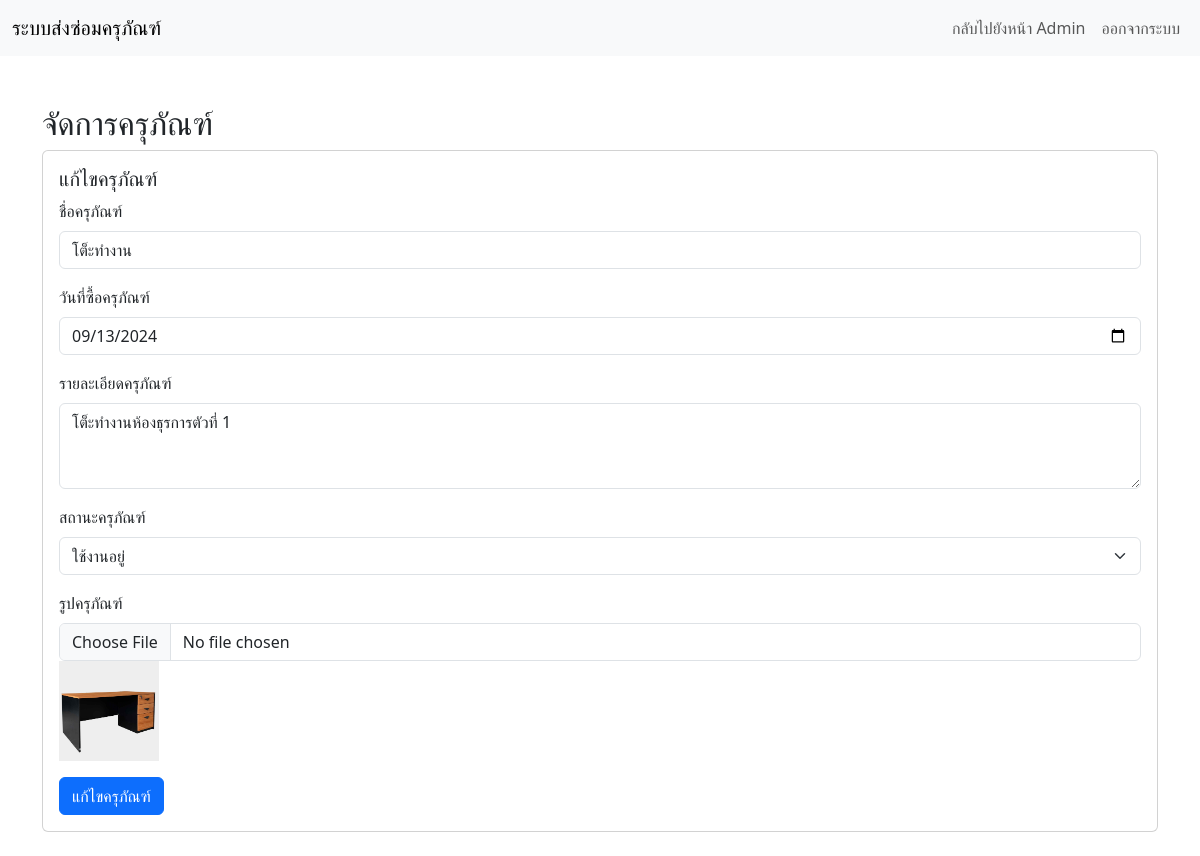
Screenshot of /edit_equipment.php?id=1 with the database file from the repository.
### tables this page shows
CREATE TABLE `equipment` (
  `id` int(11) NOT NULL,
  `name` varchar(100) NOT NULL,
  `description` text DEFAULT NULL,
  `purchase_date` date DEFAULT NULL,
  `status` int(5) NOT NULL,
  `created_at` timestamp NOT NULL DEFAULT current_timestamp(),
  `image` longtext NOT NULL,
  `bib` varchar(255) NOT NULL
);

### edit_equipment.php (the view, shortened to what this page needs)
<?php
require_once 'connect.php';
$equipment_id = $_GET['id'];
$sql = "SELECT * FROM equipment WHERE id = $equipment_id";
$result = $conn->query($sql);
$equipment = $result->fetch_assoc();
?>
<!DOCTYPE html>
<html lang="th">
<head>
    <link href="https://cdn.jsdelivr.net/npm/bootstrap@5.3.0-alpha1/dist/css/bootstrap.min.css" rel="stylesheet">
</head>
<body>
    <nav class="navbar navbar-expand-lg navbar-light bg-light">
        <div class="container-fluid">
            <a class="navbar-brand" href="#">ระบบส่งซ่อมครุภัณฑ์</a>
            <div class="collapse navbar-collapse" id="navbarNav">
                <ul class="navbar-nav ms-auto">
                    <li class="nav-item">
                        <a class="nav-link" href="admin.php">กลับไปยังหน้า Admin</a>
                    </li>
                    <li class="nav-item">
                        <a class="nav-link" href="logout.php">ออกจากระบบ</a>
                    </li>
                </ul>
            </div>
        </div>
    </nav>
    <div class="container mt-5">
        <h2>จัดการครุภัณฑ์</h2>
        <div class="card mb-4">
            <div class="card-body">
                <h5 class="card-title">แก้ไขครุภัณฑ์</h5>
                <form action="update_equipment.php" method="POST" enctype="multipart/form-data">
                    <div class="mb-3">
                        <label for="name" class="form-label">ชื่อครุภัณฑ์</label>
                        <input type="text" class="form-control" id="name" name="name" value="<?php echo $equipment['name']; ?>" required>
                    </div>
                    <div class="mb-3">
                        <label for="name" class="form-label">วันที่ซื้อครุภัณฑ์</label>
                        <input type="date" class="form-control" id="purchase" name="purchase" value="<?php echo $equipment['purchase_date']; ?>" required>
                    </div>
                    <div class="mb-3">
                        <label for="description" class="form-label">รายละเอียดครุภัณฑ์</label>
                        <textarea class="form-control" id="description" name="description" rows="3" required><?php echo $equipment['description']; ?></textarea>
                    </div>
                    <div class="mb-3">
                        <label for="status" class="form-label">สถานะครุภัณฑ์</label>
                        <select class="form-select" id="status" name="status" required>
                            <option value="1" <?php if ($equipment['status'] == 1) echo 'selected'; ?>>ใช้งานอยู่</option>
                        </select>
                    </div>
                    <div class="mb-3">
                        <label for="image" class="form-label">รูปครุภัณฑ์</label>
                        <input type="file" class="form-control" id="image" name="image">
                        <img src="uploads/<?php echo $equipment['image']; ?>" alt="Current Image" width="100">
                    </div>
                    <button type="submit" name="add" class="btn btn-primary">แก้ไขครุภัณฑ์</button>
                </form>
            </div>
        </div>
    </div>
</body>
</html>

### rows the page displays
equipment: name "โต็ะทำงาน", purchase "09/13/2024", description "โต็ะทำงานห้องธุรการตัวที่ 1", status "ใช้งานอยู่", image (picture)
